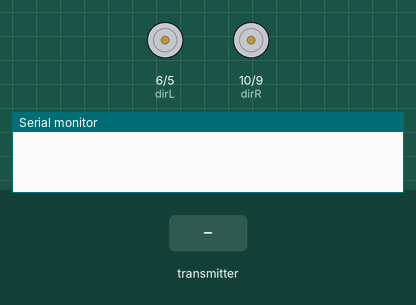
This sketch was run on a simulated Arduino Uno, built with avr-gcc and run on an emulated ATmega328P. Shown: direction and speed pins drawn as motors (green arrow = direction pin HIGH = forward, orange = LOW = backward, longer = more drive), the last lines printed to the serial monitor. The inputs (shaded band) are chosen by the test bench. No radio packets arrive unless stated.

Above: at 1.2 s.
1.3 s: the transmitter starts sending xyRecArr.0 = 0
At 2.1 s:
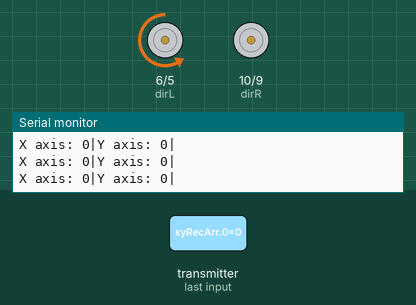
2.8 s: the transmitter starts sending xyRecArr.1 = 256
At 3.2 s:
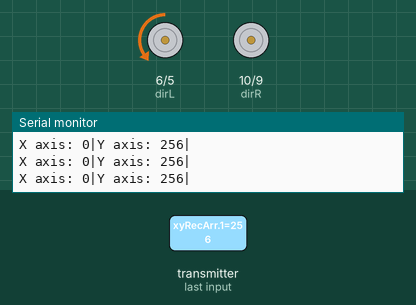
4.3 s: the transmitter starts sending xyRecArr.1 = 512
At 5.5 s:
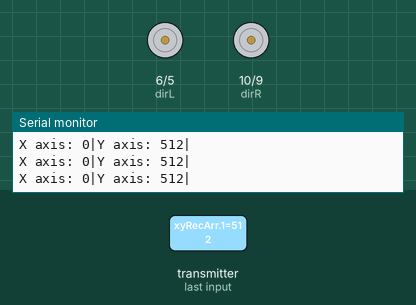
5.8 s: the transmitter starts sending xyRecArr.0 = 1023
At 6.7 s:
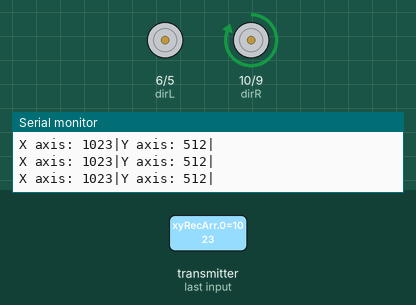
7.3 s: the transmitter starts sending xyRecArr.1 = 0
At 7.8 s:
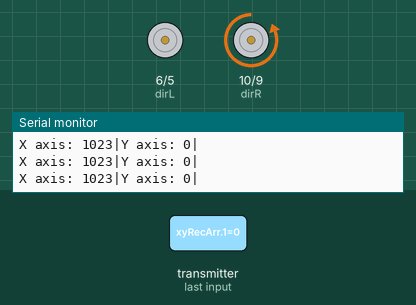
8.8 s: the transmitter starts sending xyRecArr.0 = 256
At 10.2 s:
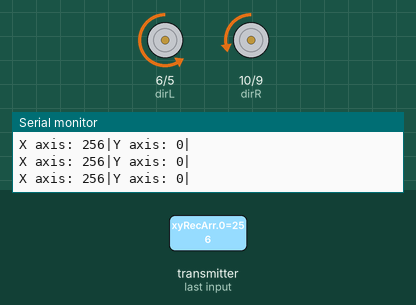
Timing chart, 0 to 11.3 s (numbered marks = the images above; inputs shaded):
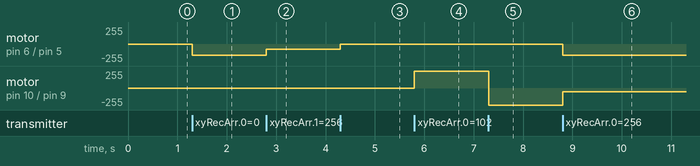

The sketch:

Skates_Receiver.ino
```cpp
#include<SPI.h>
#include<RF24.h>
#include<nRF24L01.h>

const int pwmL = 5;
const int dirL = 6;

const int pwmR = 9;
const int dirR = 10;

int motorSpeedL=0;
int motorSpeedR=0;

const byte address[6]="00001";
RF24 radio(7,8);

int xyRecArr[2];

void setup() {
 Serial.begin(9600);
 radio.begin();
 radio.openReadingPipe(0,address);
 radio.setPALevel(RF24_PA_MIN);
 radio.startListening();

 pinMode(pwmL,OUTPUT);
 pinMode(dirL,OUTPUT);
 pinMode(pwmR,OUTPUT);
 pinMode(dirR,OUTPUT);


}

void loop() {
  if(radio.available()){
    int receivedDataX;
    int receivedDataY;
    radio.read(&xyRecArr,sizeof(xyRecArr));

    receivedDataX = xyRecArr[0];
    receivedDataY = xyRecArr[1];

    Serial.print("X axis: ");
    Serial.print(receivedDataX);
    Serial.print("|");

    Serial.print("Y axis: ");
    Serial.print(receivedDataY);
    Serial.println("|");

    //forward direction
    if(receivedDataY>510){
      motorSpeedL = map(receivedDataY,510,1023,0,175);
      motorSpeedR = map(receivedDataY,510,1023,0,175);

      digitalWrite(dirL,HIGH);
      digitalWrite(dirR,HIGH);


    }

    else if(receivedDataY<505){
      receivedDataY=receivedDataY-505;
      receivedDataY=receivedDataY*-1;

      motorSpeedL=map(receivedDataY,0,505,0,175);
      motorSpeedR=map(receivedDataY,0,505,0,175);

      digitalWrite(dirL,LOW);
      digitalWrite(dirR,LOW);


    }
    else
    {
      motorSpeedL=0;
      motorSpeedR=0;
    }

    //Right Direction
    if(receivedDataX<490){
      receivedDataX=receivedDataX-490;
      receivedDataX=receivedDataX *-1;

      receivedDataX=map(receivedDataX,0,490,0,255);

      //Left Motor(Motor A) faster than Right Motor(Motor B)
      motorSpeedL=motorSpeedL+receivedDataY;
      motorSpeedR=motorSpeedR-receivedDataX;

      if(motorSpeedL<0)
        motorSpeedL=0;
      if(motorSpeedR>255)
        motorSpeedR=255;
     }
     //Left Direction
     else if(receivedDataX>495)
     {
      receivedDataX=map(receivedDataX,495,1023,0,255);

      //Left Motor(Motor A) slower than Right Motor(Motor B)
      motorSpeedL=motorSpeedL-receivedDataX;
      motorSpeedR=motorSpeedR+receivedDataX;

      if(motorSpeedL>255)
        motorSpeedL=255;
      if(motorSpeedR<0)
        motorSpeedR=0;
     }
     //To remove buzzing sound of motors
    if(motorSpeedL<20)
      motorSpeedL=0;
    if(motorSpeedR<20)
      motorSpeedR=0;

    //Writing Speed to motors
    analogWrite(pwmL,motorSpeedL);
    analogWrite(pwmR,motorSpeedR);
  }
}
```

Measured:
- after the input at 1.3 s, motor on pin 6 (dirL) / pin 5 (pwmL): stopped → backward 168/255 at once
- after the input at 2.8 s, motor on pin 6 (dirL) / pin 5 (pwmL): backward 168/255 → backward 79/255 at once
- after the input at 4.3 s, motor on pin 6 (dirL) / pin 5 (pwmL): backward 79/255 → stopped at once
- after the input at 5.8 s, motor on pin 10 (dirR) / pin 9 (pwmR): stopped → forward 255/255 at once
- after the input at 7.3 s, motor on pin 10 (dirR) / pin 9 (pwmR): forward 255/255 → backward 255/255 at once
- after the input at 8.8 s, motor on pin 6 (dirL) / pin 5 (pwmL): stopped → backward 168/255 at once; motor on pin 10 (dirR) / pin 9 (pwmR): backward 255/255 → backward 54/255 at once
